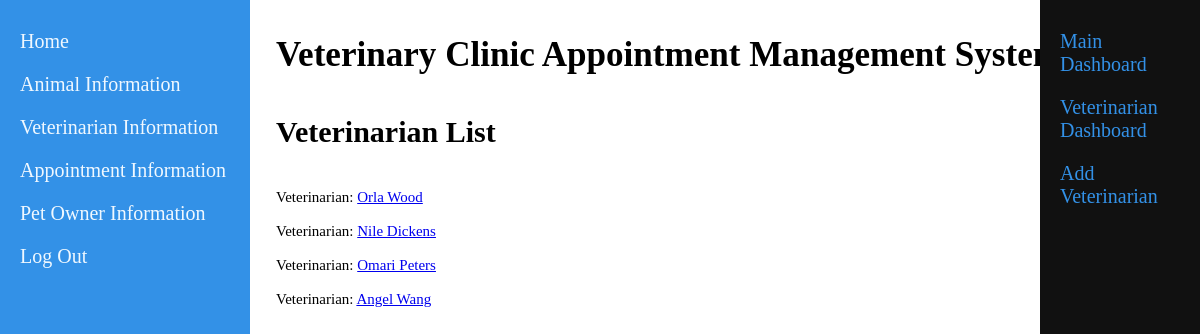
The page /veterinarian.php on the database its author committed.
### tables this page shows
CREATE TABLE `veterinarian` (
  `VetID` int(11) NOT NULL,
  `FullName` varchar(50) NOT NULL,
  `AddressID` int(11) NOT NULL,
  `YearofHire` year(4) NOT NULL,
  `LastChanged` timestamp NOT NULL DEFAULT current_timestamp() ON UPDATE current_timestamp(),
  `CreatedOn` timestamp NOT NULL DEFAULT current_timestamp()
);

### veterinarian.php (the view, shortened to what this page needs)
<!DOCTYPE html>
    <html>
       <head>
            <link href="CSS/portal.css" rel="stylesheet" type="text/css">
        </head>
        <body>
            <div class="sidenav">
                <a href= "./">Home</a>
                <a href="animal.php">Animal Information</a>
                <a href="veterinarian.php">Veterinarian Information</a>
                <a href="appointment.php">Appointment Information</a>
                <a href="client.php">Pet Owner Information</a>
                <a href="logoutAct.php">Log Out</a>
            </div>
             <div class="sidenav-right">
                <a href="dashboard.php">Main Dashboard</a>
                <a href="veterinarian.php">Veterinarian Dashboard</a>
                <a href="addVeterinarian.php">Add Veterinarian</a>
            </div>
            <div class="main">
                <h3>Veterinary Clinic Appointment Management System</h3>
                <h4>Veterinarian List</h4>
                <div class = "main-display">
	                <p>
	                	<?php
							$conn = OpenCon();
							$sql = "SELECT veterinarian.VetID, veterinarian.FullName
							FROM veterinarian";
							$result = $conn->query($sql);
							if ($result->num_rows > 0) {
								while($row = $result->fetch_assoc()) {
									echo "Veterinarian: " . '<a href="veterinarianInfo.php?VetID=' . $row["VetID"] . '">' . $row["FullName"] . "</a><br><br>";
								}
							}
						?>
					</p>
				</div>
            </div>
        </body>
    </html>

### CSS/portal.css (style rules this page uses)
.sidenav { height: 100%; width: 250px; position: fixed; z-index: 1; top: 0; left: 0; background-color: #3391E7; overflow-x: hidden; padding-top: 20px; }
.sidenav a { padding: 10px 12px 10px 20px; text-decoration: none; font-size: 20px; color: #F0F8FF; display: block; }
.sidenav-right { height: 100%; width: 160px; position: fixed; z-index: 1; top: 0; right: 0; background-color: #111 ; overflow-x: hidden; padding-top: 20px; }
.sidenav-right a { padding: 10px 12px 10px 20px; text-decoration: none; font-size: 20px; color: #3391E7; display: block; }
.main { margin-left: 250px; font-size: 30px; padding: 0px 18px; }
.main-display { font-size: 15px; }

### rows shown on the page
veterinarian: FullName "Orla Wood"
veterinarian: FullName "Nile Dickens"
veterinarian: FullName "Omari Peters"
veterinarian: FullName "Angel Wang"
